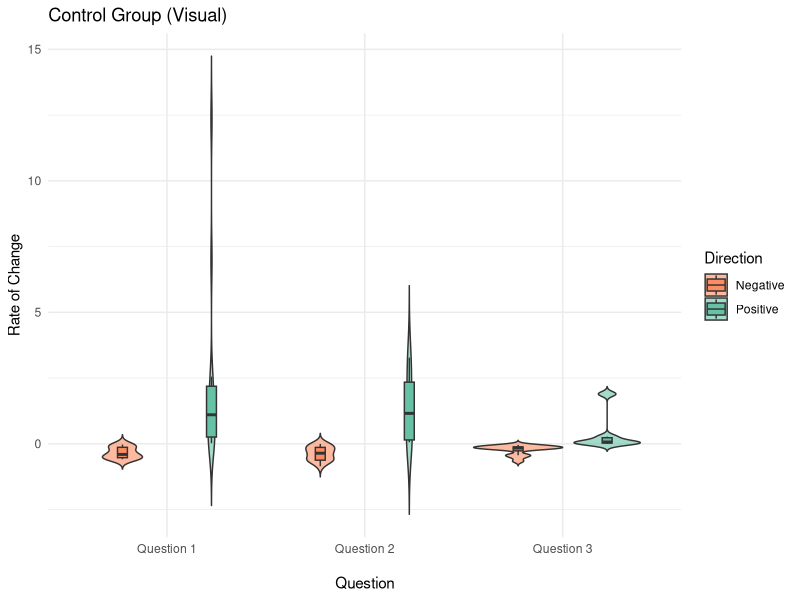
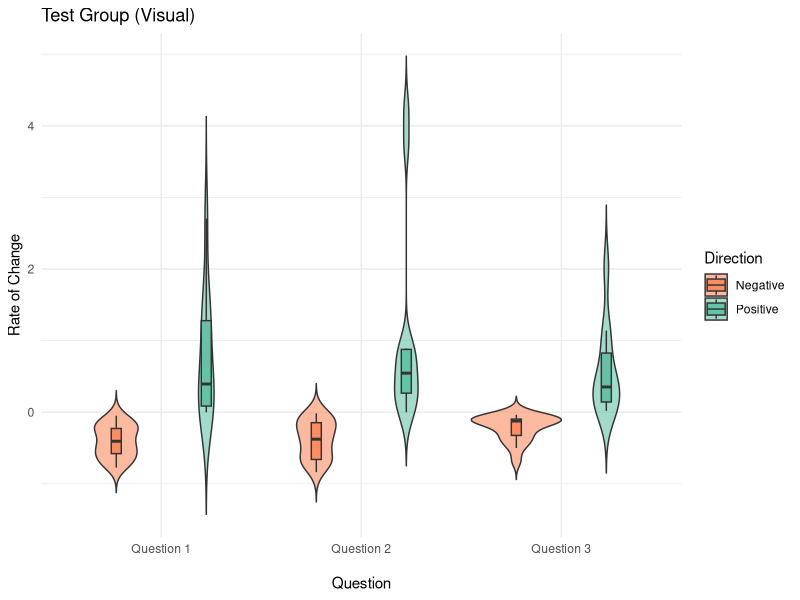
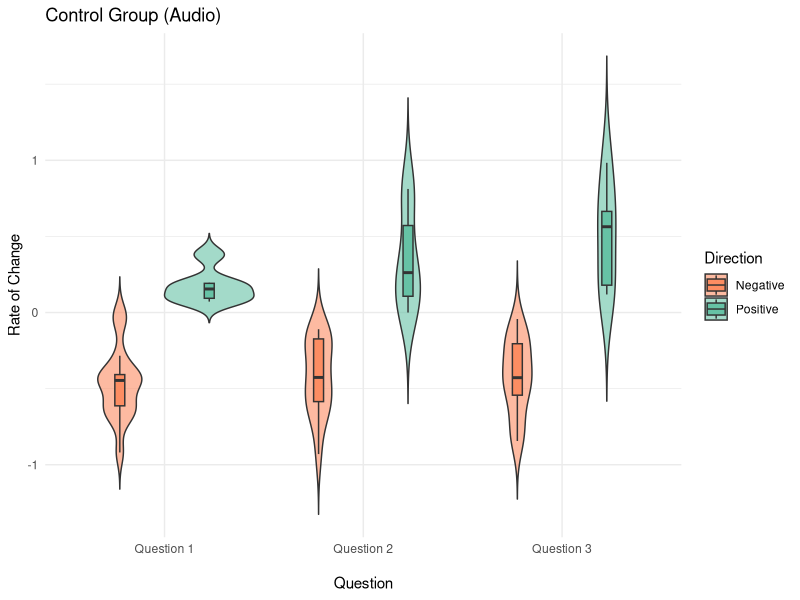
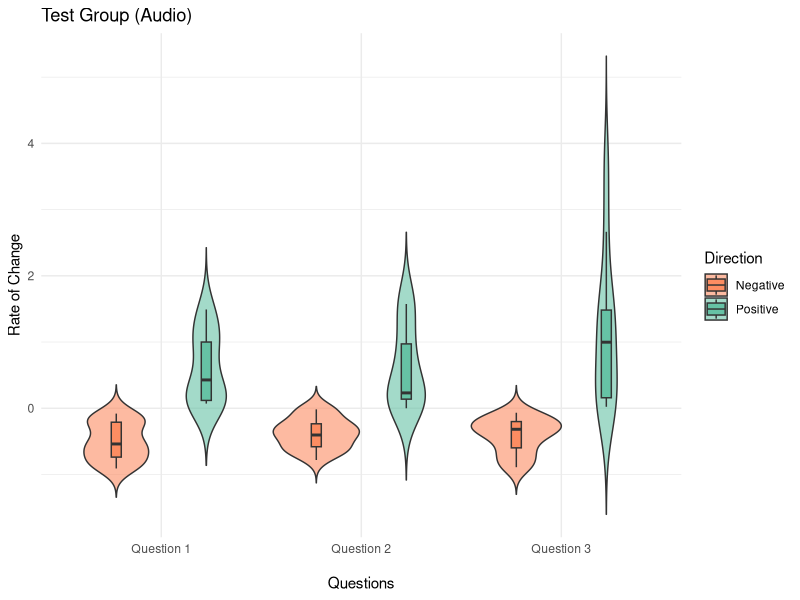
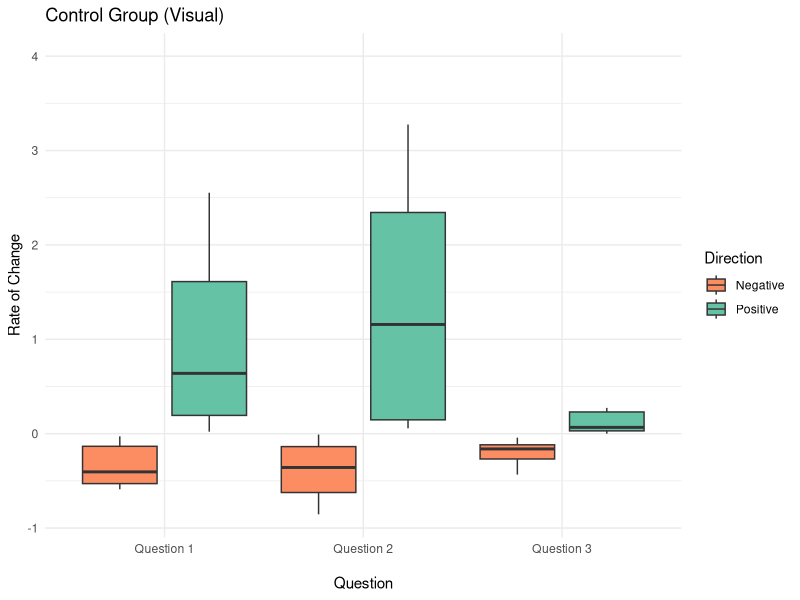
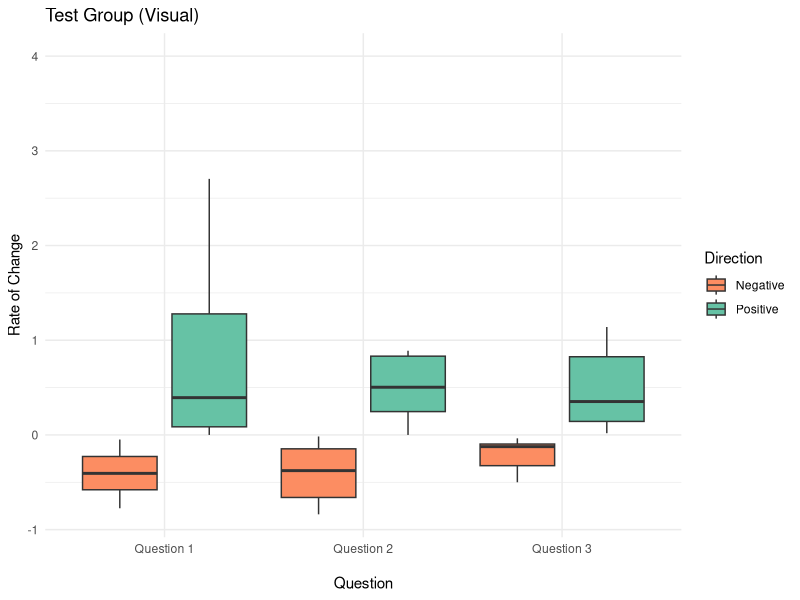
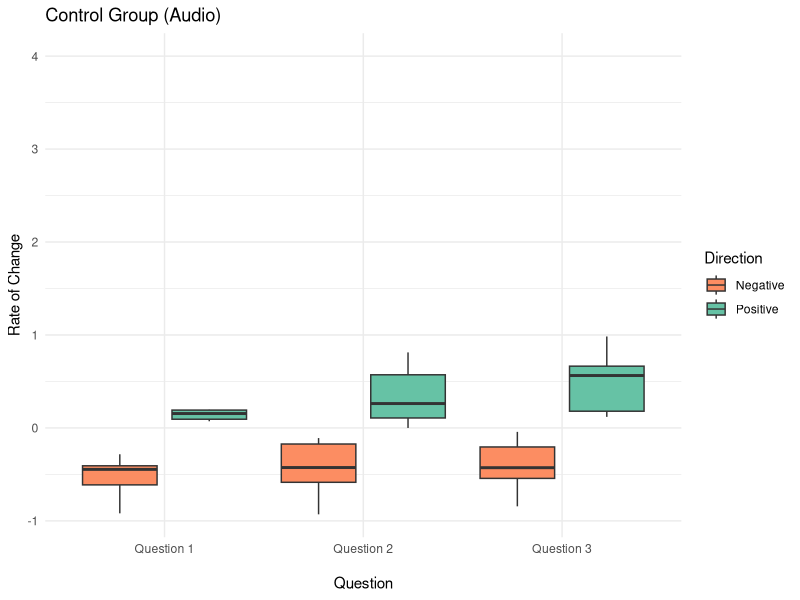
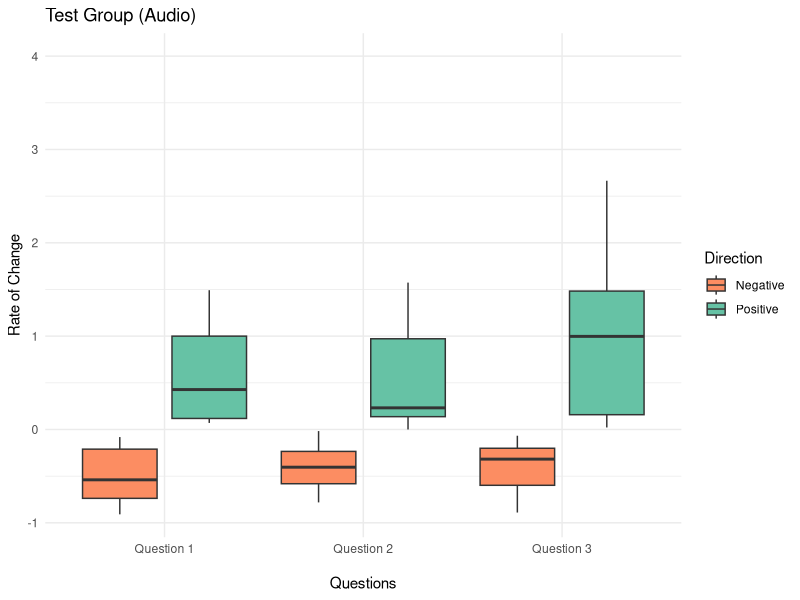

Recreate these plots in R, in order.
## ---- chunk 1

library(tidyr)
library(gridExtra)
library(readxl)
library(dplyr)
library(corrplot)
library(writexl)
library(ggplot2)

lying <- read_excel("data/lying_data.xlsx")
#summary(lying)
## ---- chunk 2

#lying$QQ1_CHARACTER_COUNT...28
#lying$QQ1_CHARACTER_COUNT...37
#lying$QQ1_CHARACTER_COUNT_CHANGE
#lying$QQ2_CHARACTER_COUNT...30
#lying$QQ2_CHARACTER_COUNT...41
#lying$QQ2_CHARACTER_COUNT_CHANGE
#lying$QQ3_CHARACTER_COUNT...32
#lying$QQ3_CHARACTER_COUNT...44
#lying$QQ3_CHARACTER_COUNT_CHANGE

lying_filtered <- lying %>%
  select(`PARTICIPANT ID`, GROUP, QQ1_CHARACTER_COUNT...28, QQ1_CHARACTER_COUNT...37, QQ1_CHARACTER_COUNT_CHANGE, QQ2_CHARACTER_COUNT...30, QQ2_CHARACTER_COUNT...41, QQ2_CHARACTER_COUNT_CHANGE, QQ3_CHARACTER_COUNT...32, QQ3_CHARACTER_COUNT...44, QQ3_CHARACTER_COUNT_CHANGE)

#lying <- drop_na(lying_filtered)
#summary(lying_filtered)
## ---- chunk 3

library(dplyr)
library(tidyr)
library(ggplot2)

# Reshape your data to long format with GROUP included and custom question labels
lying_long <- lying_filtered %>%
  select(GROUP, QQ1_CHARACTER_COUNT_CHANGE, QQ2_CHARACTER_COUNT_CHANGE, QQ3_CHARACTER_COUNT_CHANGE) %>%
  pivot_longer(cols = starts_with("QQ"),
               names_to = "Question",
               values_to = "RateChange") %>%
  drop_na() %>%
  mutate(Direction = ifelse(RateChange >= 0, "Positive", "Negative"),
         Question = case_when(
           Question == "QQ1_CHARACTER_COUNT_CHANGE" ~ "Question 1",
           Question == "QQ2_CHARACTER_COUNT_CHANGE" ~ "Question 2",
           Question == "QQ3_CHARACTER_COUNT_CHANGE" ~ "Question 3"
         ))

# Control Group (Visual) - p1
p1 <- lying_long %>%
  filter(GROUP == "Control Group (Visual)") %>%
  ggplot(aes(x = Question, y = RateChange, fill = Direction)) +
  geom_violin(alpha = 0.6, position = position_dodge(width = 0.9), trim = FALSE) +
  geom_boxplot(width = 0.1, position = position_dodge(width = 0.9), outlier.shape = NA) +
  scale_fill_manual(values = c("Positive" = "#66c2a5", "Negative" = "#fc8d62")) +
  labs(title = "Control Group (Visual)",
       y = "Rate of Change",
       x = "\nQuestion") +
  theme_minimal() +
  theme(axis.text.x = element_text(angle = 0, hjust = 0.5))  # Horizontal x-axis labels

# Test Group (Visual) - p2
p2 <- lying_long %>%
  filter(GROUP == "Test Group (Visual)") %>%
  ggplot(aes(x = Question, y = RateChange, fill = Direction)) +
  geom_violin(alpha = 0.6, position = position_dodge(width = 0.9), trim = FALSE) +
  geom_boxplot(width = 0.1, position = position_dodge(width = 0.9), outlier.shape = NA) +
  scale_fill_manual(values = c("Positive" = "#66c2a5", "Negative" = "#fc8d62")) +
  labs(title = "Test Group (Visual)",
       y = "Rate of Change",
       x = "\nQuestion") +
  theme_minimal() +
  theme(axis.text.x = element_text(angle = 0, hjust = 0.5))  # Horizontal x-axis labels

# Control Group (Audio) - p3
p3 <- lying_long %>%
  filter(GROUP == "Control Group (Audio)") %>%
  ggplot(aes(x = Question, y = RateChange, fill = Direction)) +
  geom_violin(alpha = 0.6, position = position_dodge(width = 0.9), trim = FALSE) +
  geom_boxplot(width = 0.1, position = position_dodge(width = 0.9), outlier.shape = NA) +
  scale_fill_manual(values = c("Positive" = "#66c2a5", "Negative" = "#fc8d62")) +
  labs(title = "Control Group (Audio)",
       y = "Rate of Change",
       x = "\nQuestion") +
  theme_minimal() +
  theme(axis.text.x = element_text(angle = 0, hjust = 0.5))  # Horizontal x-axis labels

# Test Group (Audio) - p4
p4 <- lying_long %>%
  filter(GROUP == "Test Group (Audio)") %>%
  ggplot(aes(x = Question, y = RateChange, fill = Direction)) +
  geom_violin(alpha = 0.6, position = position_dodge(width = 0.9), trim = FALSE) +
  geom_boxplot(width = 0.1, position = position_dodge(width = 0.9), outlier.shape = NA) +
  scale_fill_manual(values = c("Positive" = "#66c2a5", "Negative" = "#fc8d62")) +
  labs(title = "Test Group (Audio)",
       y = "Rate of Change",
       x = "\nQuestions") +
  theme_minimal() +
  theme(axis.text.x = element_text(angle = 0, hjust = 0.5))  # Horizontal x-axis labels

# Step 2: Print the plots individually
p1  # Control Group (Visual)
p2  # Test Group (Visual)
p3  # Control Group (Audio)
p4  # Test Group (Audio)


## ---- chunk 4

# BOX PLOTS

# Reshape your data to long format with GROUP included and custom question labels
lying_long <- lying_filtered %>%
  select(GROUP, QQ1_CHARACTER_COUNT_CHANGE, QQ2_CHARACTER_COUNT_CHANGE, QQ3_CHARACTER_COUNT_CHANGE) %>%
  pivot_longer(cols = starts_with("QQ"),
               names_to = "Question",
               values_to = "RateChange") %>%
  drop_na() %>%
  mutate(Direction = ifelse(RateChange >= 0, "Positive", "Negative"),
         Question = case_when(
           Question == "QQ1_CHARACTER_COUNT_CHANGE" ~ "Question 1",
           Question == "QQ2_CHARACTER_COUNT_CHANGE" ~ "Question 2",
           Question == "QQ3_CHARACTER_COUNT_CHANGE" ~ "Question 3"
         ))

# Control Group (Visual) - p1
p1 <- lying_long %>%
  filter(GROUP == "Control Group (Visual)") %>%
  ggplot(aes(x = Question, y = RateChange, fill = Direction)) +
  geom_boxplot(position = position_dodge(width = 0.9), outlier.shape = NA) +  # Box plot instead of violin plot
  scale_fill_manual(values = c("Positive" = "#66c2a5", "Negative" = "#fc8d62")) +
  labs(title = "Control Group (Visual)",
       y = "Rate of Change",
       x = "\nQuestion") +
  scale_y_continuous(limits = c(NA, 4)) +  # Set y-axis limit up to 4
  theme_minimal() +
  theme(axis.text.x = element_text(angle = 0, hjust = 0.5))  # Horizontal x-axis labels

# Test Group (Visual) - p2
p2 <- lying_long %>%
  filter(GROUP == "Test Group (Visual)") %>%
  ggplot(aes(x = Question, y = RateChange, fill = Direction)) +
  geom_boxplot(position = position_dodge(width = 0.9), outlier.shape = NA) +  # Box plot instead of violin plot
  scale_fill_manual(values = c("Positive" = "#66c2a5", "Negative" = "#fc8d62")) +
  labs(title = "Test Group (Visual)",
       y = "Rate of Change",
       x = "\nQuestion") +
  scale_y_continuous(limits = c(NA, 4)) +  # Set y-axis limit up to 4
  theme_minimal() +
  theme(axis.text.x = element_text(angle = 0, hjust = 0.5))  # Horizontal x-axis labels

# Control Group (Audio) - p3
p3 <- lying_long %>%
  filter(GROUP == "Control Group (Audio)") %>%
  ggplot(aes(x = Question, y = RateChange, fill = Direction)) +
  geom_boxplot(position = position_dodge(width = 0.9), outlier.shape = NA) +  # Box plot instead of violin plot
  scale_fill_manual(values = c("Positive" = "#66c2a5", "Negative" = "#fc8d62")) +
  labs(title = "Control Group (Audio)",
       y = "Rate of Change",
       x = "\nQuestion") +
  scale_y_continuous(limits = c(NA, 4)) +  # Set y-axis limit up to 4
  theme_minimal() +
  theme(axis.text.x = element_text(angle = 0, hjust = 0.5))  # Horizontal x-axis labels

# Test Group (Audio) - p4
p4 <- lying_long %>%
  filter(GROUP == "Test Group (Audio)") %>%
  ggplot(aes(x = Question, y = RateChange, fill = Direction)) +
  geom_boxplot(position = position_dodge(width = 0.9), outlier.shape = NA) +  # Box plot instead of violin plot
  scale_fill_manual(values = c("Positive" = "#66c2a5", "Negative" = "#fc8d62")) +
  labs(title = "Test Group (Audio)",
       y = "Rate of Change",
       x = "\nQuestions") +
  scale_y_continuous(limits = c(NA, 4)) +  # Set y-axis limit up to 4
  theme_minimal() +
  theme(axis.text.x = element_text(angle = 0, hjust = 0.5))  # Horizontal x-axis labels

# Step 2: Print the plots individually
p1  # Control Group (Visual)
p2  # Test Group (Visual)
p3  # Control Group (Audio)
p4  # Test Group (Audio)

## ---- chunk 5

#lying$QQ3_TYPE_OF_LIE
#lying$QQ3_LIE_2_SUMMARY

type_of_lie <- lying %>%
  select(QQ3_TYPE_OF_LIE, QQ3_LIE_2_SUMMARY, GROUP)

#unique(type_of_lie)
library(dplyr)
library(tidyr)
library(ggplot2)

# Step 1: Reshape the data and relabel
type_of_lie_long <- lying %>%
  select(QQ3_TYPE_OF_LIE, QQ3_LIE_2_SUMMARY) %>%
  pivot_longer(cols = everything(),
               names_to = "QuestionType",
               values_to = "Response") %>%
  drop_na() %>%
  mutate(QuestionType = recode(QuestionType,
                               QQ3_TYPE_OF_LIE = "Before Ad",
                               QQ3_LIE_2_SUMMARY = "After Ad"))

# Step 2: Count + calculate percentages
lie_counts <- type_of_lie_long %>%
  group_by(QuestionType, Response) %>%
  summarise(n = n(), .groups = "drop") %>%
  group_by(QuestionType) %>%
  mutate(perc = n / sum(n) * 100)

# Step 3: Set factor levels to control x-axis order
lie_counts$QuestionType <- factor(lie_counts$QuestionType, levels = c("Before Ad", "After Ad"))

# Step 4: Plot
ggplot(lie_counts, aes(x = QuestionType, y = n, fill = Response)) +
  geom_bar(stat = "identity", position = "stack") +
  geom_text(aes(label = paste0(round(perc, 1), "%")),
            position = position_stack(vjust = 0.5),
            size = 3,
            color = "black") +  # changed from white to black
  labs(title = "Question 3 - Types of Lie (All Ad Categories Combined)",
       x = "\nResponses",
       y = "Count") +
  theme_minimal() #+
  #theme(axis.text.x = element_text(angle = 15, hjust = 1))

## ---- chunk 6

library(dplyr)
library(tidyr)
library(ggplot2)

# Step 1: Reshape, include GROUP, relabel columns
type_of_lie_long <- lying %>%
  select(GROUP, QQ3_TYPE_OF_LIE, QQ3_LIE_2_SUMMARY) %>%
  pivot_longer(cols = c(QQ3_TYPE_OF_LIE, QQ3_LIE_2_SUMMARY),
               names_to = "QuestionType",
               values_to = "Response") %>%
  drop_na() %>%
  mutate(QuestionType = recode(QuestionType,
                               QQ3_TYPE_OF_LIE = "Before Ad",
                               QQ3_LIE_2_SUMMARY = "After Ad"))

# Step 2: Count and calculate percentages for each GROUP
lie_counts <- type_of_lie_long %>%
  group_by(GROUP, QuestionType, Response) %>%
  summarise(n = n(), .groups = "drop") %>%
  group_by(GROUP, QuestionType) %>%
  mutate(perc = n / sum(n) * 100)

# Step 3: Set factor levels for consistent x-axis order
lie_counts$QuestionType <- factor(lie_counts$QuestionType, levels = c("Before Ad", "After Ad"))

# Step 4: Create one plot per GROUP
plot_list <- lapply(unique(lie_counts$GROUP), function(g) {
  ggplot(filter(lie_counts, GROUP == g), aes(x = QuestionType, y = n, fill = Response)) +
    geom_bar(stat = "identity", position = "stack") +
    geom_text(aes(label = paste0(round(perc, 1), "%")),
              position = position_stack(vjust = 0.5),
              size = 3,
              color = "black") +
    labs(title = paste("Group:", g),
         x = "\nResponses",
         y = "Count") +
    theme_minimal() #+
    #theme(axis.text.x = element_text(angle = 15, hjust = 1))
})

# Step 5: Print each plot
plot_list[[1]]  # Control Group (Visual)
plot_list[[2]]  # Test Group (Visual)
plot_list[[3]]  # Control Group (Audio)
plot_list[[4]]  # Test Group (Audio)

## ---- chunk 7

library(dplyr)
library(ggplot2)
library(patchwork)

# Custom function to create pie charts without legend (used inside shared layout)
make_pie <- function(data, title_text) {
  ggplot(data, aes(x = "", y = perc, fill = Response)) +
    geom_bar(stat = "identity", width = 1, color = "white") +
    coord_polar("y") +
    geom_text(aes(label = paste0(round(perc, 1), "%")),
              position = position_stack(vjust = 0.5),
              color = "black", size = 3) +
    labs(title = title_text) +
    theme_void() +
    theme(plot.title = element_text(hjust = 0.5),
          legend.position = "none")  # Remove legend here
}

# One function per group: two pies + shared legend
make_group_pie_plot_with_legend <- function(group_name) {
  group_data <- lie_counts %>% filter(GROUP == group_name)

  # Pie chart: Before Ad
  before_data <- group_data %>% filter(QuestionType == "Before Ad")
  before_pie <- make_pie(before_data, paste(group_name, "- Before Ad"))

  # Pie chart: After Ad (keep the legend)
  after_data <- group_data %>% filter(QuestionType == "After Ad")
  after_pie <- ggplot(after_data, aes(x = "", y = perc, fill = Response)) +
    geom_bar(stat = "identity", width = 1, color = "white") +
    coord_polar("y") +
    geom_text(aes(label = paste0(round(perc, 1), "%")),
              position = position_stack(vjust = 0.5),
              color = "black", size = 3) +
    labs(title = paste(group_name, "- After Ad")) +
    theme_void() +
    theme(plot.title = element_text(hjust = 0.5),
          legend.position = "bottom")  # Legend kept here

  # Combine with shared legend
  combined <- (before_pie + after_pie) + plot_layout(ncol = 2, guides = "collect") &
    theme(legend.position = "bottom")

  return(combined)
}

# Apply to each group
group_levels <- unique(lie_counts$GROUP)
group_pies_shared_legend <- lapply(group_levels, make_group_pie_plot_with_legend)

# View plots
group_pies_shared_legend[[1]]  # Control Group (Visual)
group_pies_shared_legend[[2]]  # Test Group (Visual)
group_pies_shared_legend[[3]]  # Control Group (Audio)
group_pies_shared_legend[[4]]  # Test Group (Audio)

## ---- chunk 8

# Let's try a ridge plot

library(ggridges)

lying_long <- lying_filtered %>%
  select(QQ1_CHARACTER_COUNT_CHANGE, QQ2_CHARACTER_COUNT_CHANGE, QQ3_CHARACTER_COUNT_CHANGE) %>%
  pivot_longer(cols = everything(),
               names_to = "Question",
               values_to = "RateChange") %>%
  drop_na() %>%
  mutate(Direction = case_when(
    RateChange > 0 ~ "Positive",
    RateChange < 0 ~ "Negative",
    RateChange == 0 ~ "No Change"
  ))

ggplot(lying_long, aes(x = RateChange, y = Question, fill = Direction)) +
  geom_density_ridges(alpha = 0.8, scale = 1.2, color = "white") +
  scale_fill_manual(values = c("Positive" = "#66c2a5", "Negative" = "#fc8d62", "No Change" = "#8da0cb")) +
  labs(title = "Rate of Character Count Change by Question",
       x = "Rate of Change (New/Old - 1)",
       y = "Question") +
  theme_minimal()
## ---- chunk 9

# Let's try stacked bar plot

lying_long %>%
  group_by(Question, Direction) %>%
  summarise(Count = n()) %>%
  ggplot(aes(x = Question, y = Count, fill = Direction)) +
  geom_bar(stat = "identity", position = "stack") +
  scale_fill_manual(values = c("Positive" = "#66c2a5", "Negative" = "#fc8d62", "No Change" = "#8da0cb")) +
  labs(title = "Counts of Response Direction by Question",
       x = "Question",
       y = "Number of Responses") +
  theme_minimal()
## ---- chunk 10

# BAD FACETED DENSITY PLOTS
ggplot(lying_long, aes(x = RateChange, fill = Direction)) +
  geom_density(alpha = 0.6) +
  scale_fill_manual(values = c("Positive" = "#66c2a5", "Negative" = "#fc8d62", "No Change" = "#8da0cb")) +
  facet_wrap(~ Question, scales = "free") +
  labs(title = "Density of Character Count Change by Question",
       x = "Rate of Change",
       y = "Density") +
  theme_minimal()
## ---- chunk 11

library(dplyr)
library(tidyr)
library(ggplot2)

# VIOLIN PLOTS ORIGINAL

# Reshape your data to long format with GROUP included
lying_long <- lying_filtered %>%
  select(GROUP, QQ1_CHARACTER_COUNT_CHANGE, QQ2_CHARACTER_COUNT_CHANGE, QQ3_CHARACTER_COUNT_CHANGE) %>%
  pivot_longer(cols = starts_with("QQ"),
               names_to = "Question",
               values_to = "RateChange") %>%
  drop_na() %>%
  mutate(Direction = ifelse(RateChange >= 0, "Positive", "Negative"))

# Control Group (Visual) - p1
p1 <- lying_long %>%
  filter(GROUP == "Control Group (Visual)") %>%
  ggplot(aes(x = Question, y = RateChange, fill = Direction)) +
  geom_violin(alpha = 0.6, position = position_dodge(width = 0.9), trim = FALSE) +
  geom_boxplot(width = 0.1, position = position_dodge(width = 0.9), outlier.shape = NA) +
  scale_fill_manual(values = c("Positive" = "#66c2a5", "Negative" = "#fc8d62")) +
  labs(title = "Control Group (Visual)",
       y = "Rate of Change",
       x = "Question") +
  theme_minimal() +
  theme(axis.text.x = element_text(angle = 30, hjust = 1))

# Test Group (Visual) - p2
p2 <- lying_long %>%
  filter(GROUP == "Test Group (Visual)") %>%
  ggplot(aes(x = Question, y = RateChange, fill = Direction)) +
  geom_violin(alpha = 0.6, position = position_dodge(width = 0.9), trim = FALSE) +
  geom_boxplot(width = 0.1, position = position_dodge(width = 0.9), outlier.shape = NA) +
  scale_fill_manual(values = c("Positive" = "#66c2a5", "Negative" = "#fc8d62")) +
  labs(title = "Test Group (Visual)",
       y = "Rate of Change",
       x = "Question") +
  theme_minimal() +
  theme(axis.text.x = element_text(angle = 30, hjust = 1))

# Control Group (Audio) - p3
p3 <- lying_long %>%
  filter(GROUP == "Control Group (Audio)") %>%
  ggplot(aes(x = Question, y = RateChange, fill = Direction)) +
  geom_violin(alpha = 0.6, position = position_dodge(width = 0.9), trim = FALSE) +
  geom_boxplot(width = 0.1, position = position_dodge(width = 0.9), outlier.shape = NA) +
  scale_fill_manual(values = c("Positive" = "#66c2a5", "Negative" = "#fc8d62")) +
  labs(title = "Control Group (Audio)",
       y = "Rate of Change",
       x = "Question") +
  theme_minimal() +
  theme(axis.text.x = element_text(angle = 30, hjust = 1))

# Test Group (Audio) - p4
p4 <- lying_long %>%
  filter(GROUP == "Test Group (Audio)") %>%
  ggplot(aes(x = Question, y = RateChange, fill = Direction)) +
  geom_violin(alpha = 0.6, position = position_dodge(width = 0.9), trim = FALSE) +
  geom_boxplot(width = 0.1, position = position_dodge(width = 0.9), outlier.shape = NA) +
  scale_fill_manual(values = c("Positive" = "#66c2a5", "Negative" = "#fc8d62")) +
  labs(title = "Test Group (Audio)",
       y = "Rate of Change",
       x = "Question") +
  theme_minimal() +
  theme(axis.text.x = element_text(angle = 30, hjust = 1))

# Step 2: Print the plots individually
p1  # Control Group (Visual)
p2  # Test Group (Visual)
p3  # Control Group (Audio)
p4  # Test Group (Audio)

## ---- chunk 12

library(dplyr)
library(tidyr)
library(ggplot2)

# Include GROUP before pivoting
lying_long <- lying %>%
  select(GROUP, QQ1_CHARACTER_COUNT_CHANGE, QQ2_CHARACTER_COUNT_CHANGE, QQ3_CHARACTER_COUNT_CHANGE) %>%
  pivot_longer(cols = starts_with("QQ"),
               names_to = "Question",
               values_to = "RateChange") %>%
  drop_na() %>%
  mutate(Direction = case_when(
    RateChange > 0 ~ "Positive",
    RateChange < 0 ~ "Negative",
    RateChange == 0 ~ "No Change"
  ))

# Faceted stacked bar chart by group
lying_long %>%
  group_by(GROUP, Question, Direction) %>%
  summarise(Count = n(), .groups = "drop") %>%
  ggplot(aes(x = Question, y = Count, fill = Direction)) +
  geom_bar(stat = "identity", position = "stack") +
  facet_wrap(~ GROUP) +
  scale_fill_manual(values = c("Positive" = "#66c2a5", "Negative" = "#fc8d62", "No Change" = "#8da0cb")) +
  labs(title = "Character Count Change Direction by Question and Group",
       x = "Question",
       y = "Number of Responses") +
  theme_minimal() +
  theme(axis.text.x = element_text(angle = 30, hjust = 1))
## ---- chunk 13

grouped_data <- lying_long %>%
  group_by(GROUP, Question, Direction) %>%
  summarise(Count = n(), .groups = "drop") %>%
  group_by(GROUP, Question) %>%
  mutate(Percent = Count / sum(Count) * 100)

# Control Visual
p1 <- grouped_data %>%
  filter(GROUP == "Control Group (Visual)") %>%
  ggplot(aes(x = Question, y = Count, fill = Direction)) +
  geom_bar(stat = "identity", position = "stack") +
  scale_fill_manual(values = c("Positive" = "#66c2a5", "Negative" = "#fc8d62", "No Change" = "#8da0cb")) +
  labs(title = "Control Group (Visual)",
       x = "Question",
       y = "Number of Responses") +
  theme_minimal(base_size = 14) +
  theme(axis.text.x = element_text(angle = 30, hjust = 1))

# Test Visual
p2 <- grouped_data %>%
  filter(GROUP == "Test Group (Visual)") %>%
  ggplot(aes(x = Question, y = Count, fill = Direction)) +
  geom_bar(stat = "identity", position = "stack") +
  scale_fill_manual(values = c("Positive" = "#66c2a5", "Negative" = "#fc8d62", "No Change" = "#8da0cb")) +
  labs(title = "Test Group (Visual)",
       x = "Question",
       y = "Number of Responses") +
  theme_minimal(base_size = 14) +
  theme(axis.text.x = element_text(angle = 30, hjust = 1))

# Control Audio
p3 <- grouped_data %>%
  filter(GROUP == "Control Group (Audio)") %>%
  ggplot(aes(x = Question, y = Count, fill = Direction)) +
  geom_bar(stat = "identity", position = "stack") +
  scale_fill_manual(values = c("Positive" = "#66c2a5", "Negative" = "#fc8d62", "No Change" = "#8da0cb")) +
  labs(title = "Control Group (Audio)",
       x = "Question",
       y = "Number of Responses") +
  theme_minimal(base_size = 14) +
  theme(axis.text.x = element_text(angle = 30, hjust = 1))

# Test Audio
p4 <- grouped_data %>%
  filter(GROUP == "Test Group (Audio)") %>%
  ggplot(aes(x = Question, y = Count, fill = Direction)) +
  geom_bar(stat = "identity", position = "stack") +
  scale_fill_manual(values = c("Positive" = "#66c2a5", "Negative" = "#fc8d62", "No Change" = "#8da0cb")) +
  labs(title = "Test Group (Audio)",
       x = "Question",
       y = "Number of Responses") +
  theme_minimal(base_size = 14) +
  theme(axis.text.x = element_text(angle = 30, hjust = 1))

p1
p2
p3
p4

ggsave("control_visual_plot.png", p1, width = 6, height = 5)
ggsave("test_visual_plot.png", p2, width = 6, height = 5)
ggsave("control_audio_plot.png", p3, width = 6, height = 5)
ggsave("test_audio_plot.png", p4, width = 6, height = 5)

## ---- chunk 14

library(dplyr)
library(ggplot2)

# Step 1: Prep the data with percentages and label positions
grouped_data <- lying_long %>%
  group_by(GROUP, Question, Direction) %>%
  summarise(Count = n(), .groups = "drop") %>%
  group_by(GROUP, Question) %>%
  mutate(
    Percent = Count / sum(Count) * 100,
    Position = cumsum(Count) - Count / 2  # Label in center of each bar segment
  )

# Step 2: Define a common theme and fill colors
fill_colors <- c("Positive" = "#66c2a5", "Negative" = "#fc8d62", "No Change" = "#8da0cb")
base_plot <- function(data, title_text) {
  ggplot(data, aes(x = Question, y = Count, fill = Direction)) +
    geom_bar(stat = "identity", position = "stack") +
    geom_text(aes(label = paste0(round(Percent, 1), "%"), y = Position),
              color = "white", size = 4) +
    scale_fill_manual(values = fill_colors) +
    labs(title = title_text,
         x = "Question",
         y = "Number of Responses") +
    theme_minimal(base_size = 14) +
    theme(axis.text.x = element_text(angle = 30, hjust = 1),
          legend.title = element_blank())
}

# Step 3: Generate the plots
p1 <- grouped_data %>% filter(GROUP == "Control Group (Visual)") %>% base_plot("Control Group (Visual)")
p2 <- grouped_data %>% filter(GROUP == "Test Group (Visual)") %>% base_plot("Test Group (Visual)")
p3 <- grouped_data %>% filter(GROUP == "Control Group (Audio)") %>% base_plot("Control Group (Audio)")
p4 <- grouped_data %>% filter(GROUP == "Test Group (Audio)") %>% base_plot("Test Group (Audio)")

# Step 4: Display the plots (individually or together)
p1
p2
p3
p4

